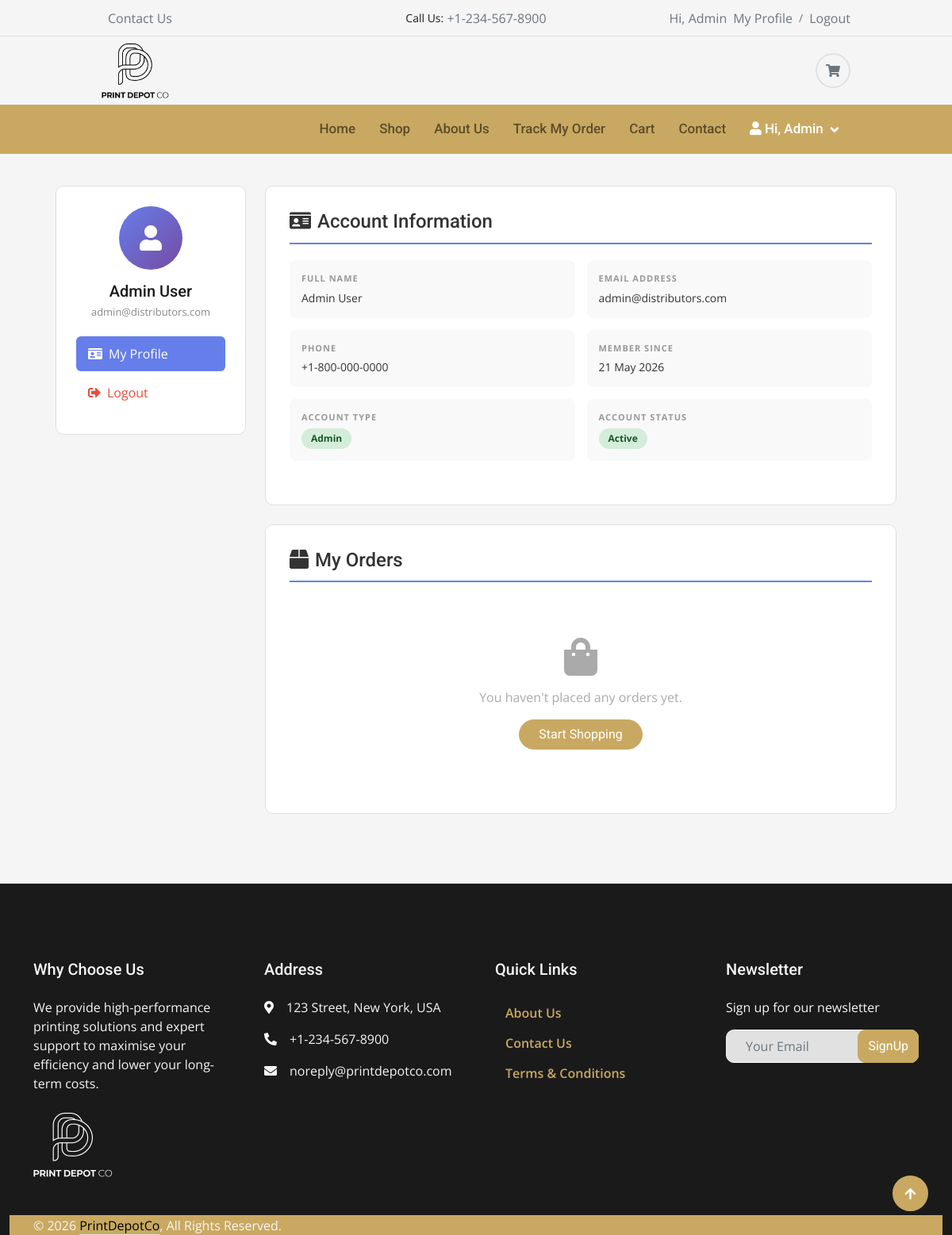
Screenshot of /user/profile.php (signed in) with the database file from the repository.
### tables this page shows
CREATE TABLE `users` (
  `id`          int(11)                       NOT NULL AUTO_INCREMENT,
  `email`       varchar(255)                  NOT NULL,
  `password`    varchar(255)                  NOT NULL,
  `full_name`   varchar(255)                  NOT NULL,
  `phone`       varchar(20)                   DEFAULT NULL,
  `address`     text                          DEFAULT NULL,
  `city`        varchar(100)                  DEFAULT NULL,
  `state`       varchar(100)                  DEFAULT NULL,
  `postal_code` varchar(20)                   DEFAULT NULL,
  `country`     varchar(100)                  DEFAULT 'USA',
  `user_type`   enum('customer','admin')      DEFAULT 'customer',
  `is_active`   tinyint(1)                    DEFAULT 1,
  `created_at`  timestamp                     NULL DEFAULT current_timestamp(),
  `updated_at`  timestamp                     NULL DEFAULT current_timestamp() ON UPDATE current_timestamp(),

  PRIMARY KEY (`id`),
  UNIQUE KEY `uq_email`       (`email`),
  KEY `idx_email`             (`email`),
  KEY `idx_user_type`         (`user_type`)
);

### user/profile.php (the view, shortened to what this page needs)
<?php
require_once __DIR__ . '/../config/db.php';
$user_id = $_SESSION['user_id'];
$user_email = $_SESSION['email'];
$stmt = $pdo->prepare("SELECT * FROM users WHERE id = ?");
$stmt->execute([$user_id]);
$user = $stmt->fetch();
$orders_stmt = $pdo->prepare(
    "SELECT * FROM orders WHERE user_id = ? OR email = ? ORDER BY created_at DESC LIMIT 20"
);
$orders_stmt->execute([$user_id, $user_email]);
$orders = $orders_stmt->fetchAll();
require_once __DIR__ . '/../includes/header.php';
?>
    <div class="container profile-wrapper">
        <div class="d-flex gap-4 flex-column flex-lg-row">
            <div style="width:240px; flex-shrink:0;">
                <div class="profile-sidebar">
                    <div class="avatar"><i class="fas fa-user"></i></div>
                    <h5><?php echo htmlspecialchars($user['full_name']); ?></h5>
                    <p><?php echo htmlspecialchars($user['email']); ?></p>
                    <nav class="profile-nav">
                        <a href="profile.php" class="active"><i class="fas fa-id-card me-2"></i>My Profile</a>
                        <a href="logout.php" class="logout"><i class="fas fa-sign-out-alt me-2"></i>Logout</a>
                    </nav>
                </div>
            </div>
            <div class="flex-grow-1">
                <div class="profile-content mb-4">
                    <h4><i class="fas fa-id-card me-2"></i>Account Information</h4>
                    <div class="info-grid">
                        <div class="info-item">
                            <div class="info-label">Full Name</div>
                            <div class="info-value"><?php echo htmlspecialchars($user['full_name']); ?></div>
                        </div>
                        <div class="info-item">
                            <div class="info-label">Email Address</div>
                            <div class="info-value"><?php echo htmlspecialchars($user['email']); ?></div>
                        </div>
                        <div class="info-item">
                            <div class="info-label">Phone</div>
                            <div class="info-value"><?php echo htmlspecialchars($user['phone'] ?: '—'); ?></div>
                        </div>
                        <div class="info-item">
                            <div class="info-label">Member Since</div>
                            <div class="info-value"><?php echo date('d M Y', strtotime($user['created_at'])); ?></div>
                        </div>
                        <div class="info-item">
                            <div class="info-label">Account Type</div>
                            <div class="info-value">
                                <span style="display:inline-block; padding:4px 12px; background:#d4edda; color:#155724; border-radius:20px; font-size:12px; font-weight:700;">
                                    <?php echo ucfirst(htmlspecialchars($user['user_type'])); ?>
                                </span>
                            </div>
                        </div>
                        <div class="info-item">
                            <div class="info-label">Account Status</div>
                            <div class="info-value">
                                <span style="display:inline-block; padding:4px 12px; background:#d4edda; color:#155724; border-radius:20px; font-size:12px; font-weight:700;">Active</span>
                            </div>
                        </div>
                    </div>
                </div>
                <div class="profile-content">
                    <h4><i class="fas fa-box me-2"></i>My Orders</h4>
                    <?php if (empty($orders)): ?>
                        <div class="empty-state">
                            <i class="fas fa-shopping-bag"></i>
                            <p>You haven't placed any orders yet.</p>
                            <a href="../shop.php" class="btn btn-primary rounded-pill px-4">Start Shopping</a>
                        </div>
                    <?php endif; ?>
                </div>
            </div>
        </div>
    </div>
    <br><br>
<?php require_once __DIR__ . '/../includes/footer.php'; ?>

### css/style.css (style rules this page uses)
.btn { font-weight: 600; transition: .5s; }
.btn.btn-primary { background: var(--bs-primary) !important; color: var(--bs-white) !important; font-family: 'Roboto', sans-serif; font-weight: 400; transition: 0.5s; }

### user/profile.php (style rules this page uses)
body { background: #f5f5f5; }
.profile-wrapper { max-width: 1100px; margin: 40px auto; padding: 0 20px; }
.profile-sidebar { background: #fff; border: 1px solid #e0e0e0; border-radius: 10px; padding: 25px; height: fit-content; }
.profile-sidebar .avatar { width: 80px; height: 80px; background: linear-gradient(135deg, #667eea, #764ba2); border-radius: 50%; display: flex; align-items: center; justify-content: center; font-size: 32px; color: white; margin: 0 auto 15px; }
.profile-sidebar h5 { text-align: center; margin-bottom: 5px; }
.profile-sidebar p { text-align: center; color: #888; font-size: 13px; margin-bottom: 20px; }
.profile-nav a { display: block; padding: 10px 15px; border-radius: 6px; text-decoration: none; color: #444; margin-bottom: 5px; transition: all 0.2s; }
.profile-nav a:hover, .profile-nav a.active { background: #667eea; color: white; }
.profile-nav a.logout { color: #e74c3c; }
.profile-content { background: #fff; border: 1px solid #e0e0e0; border-radius: 10px; padding: 30px; }
.profile-content h4 { border-bottom: 2px solid #667eea; padding-bottom: 12px; margin-bottom: 20px; color: #333; }
.info-grid { display: grid; grid-template-columns: 1fr 1fr; gap: 15px; margin-bottom: 25px; }
.info-item { background: #f9f9f9; border-radius: 8px; padding: 15px; }
.info-label { font-size: 11px; font-weight: 700; text-transform: uppercase; letter-spacing: 1px; color: #999; }
.info-value { font-size: 14px; color: #333; margin-top: 5px; }
.empty-state { text-align: center; padding: 50px 20px; color: #aaa; }
.empty-state i { font-size: 48px; margin-bottom: 15px; display: block; }

### rows the page displays
users: full_name "Admin User", email "admin@distributors.com", phone "+1-800-000-0000", created_at "21 May 2026", user_type "Admin"

### other values shown
SITE_PHONE "+1-234-567-8900"
$_hdr_fname "Admin"
COMPANY_ADDRESS "123 Street, New York, USA"
SITE_EMAIL "noreply@printdepotco.com"
SITE_NAME "PrintDepotCo"
